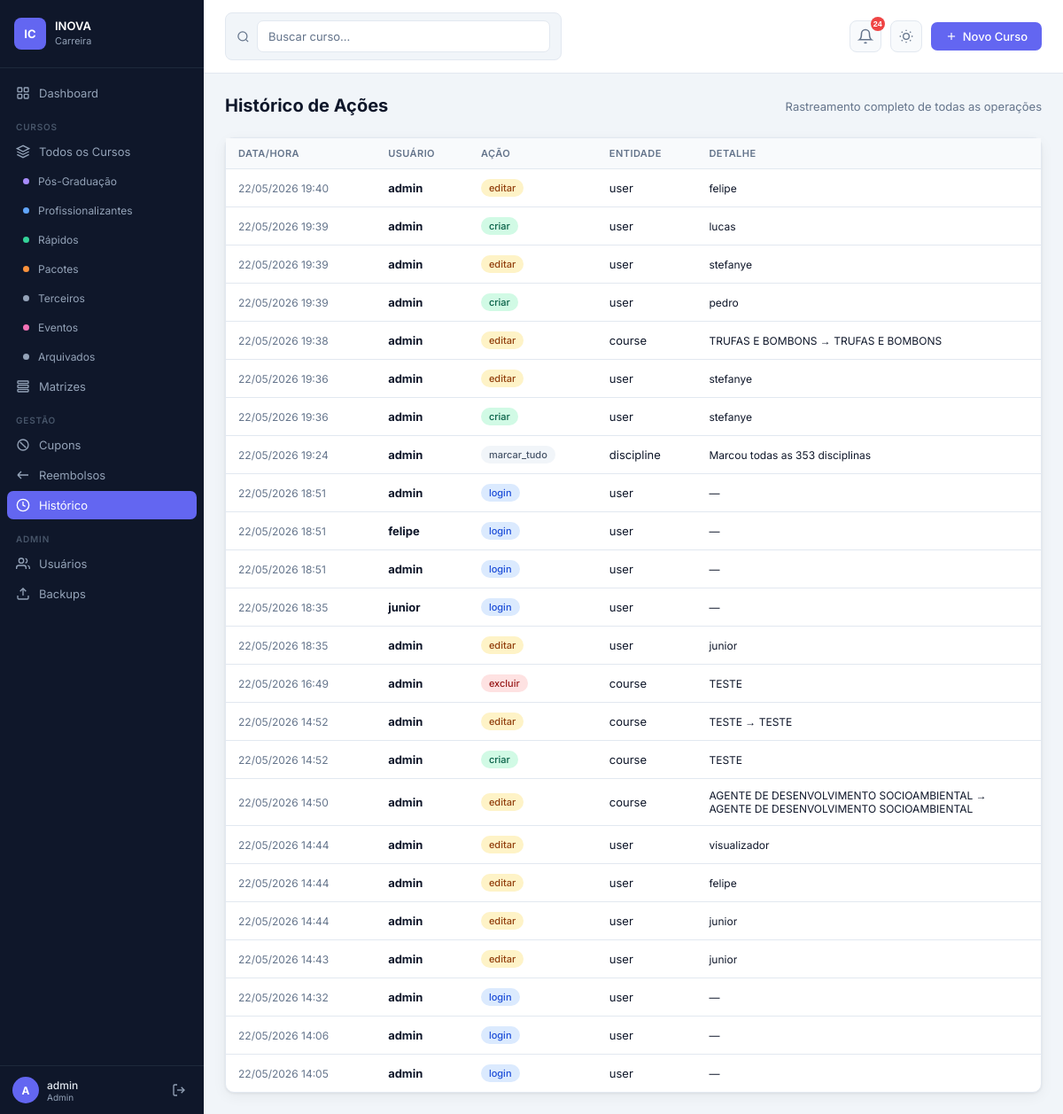
Before: /historico (signed in) with the older database file.
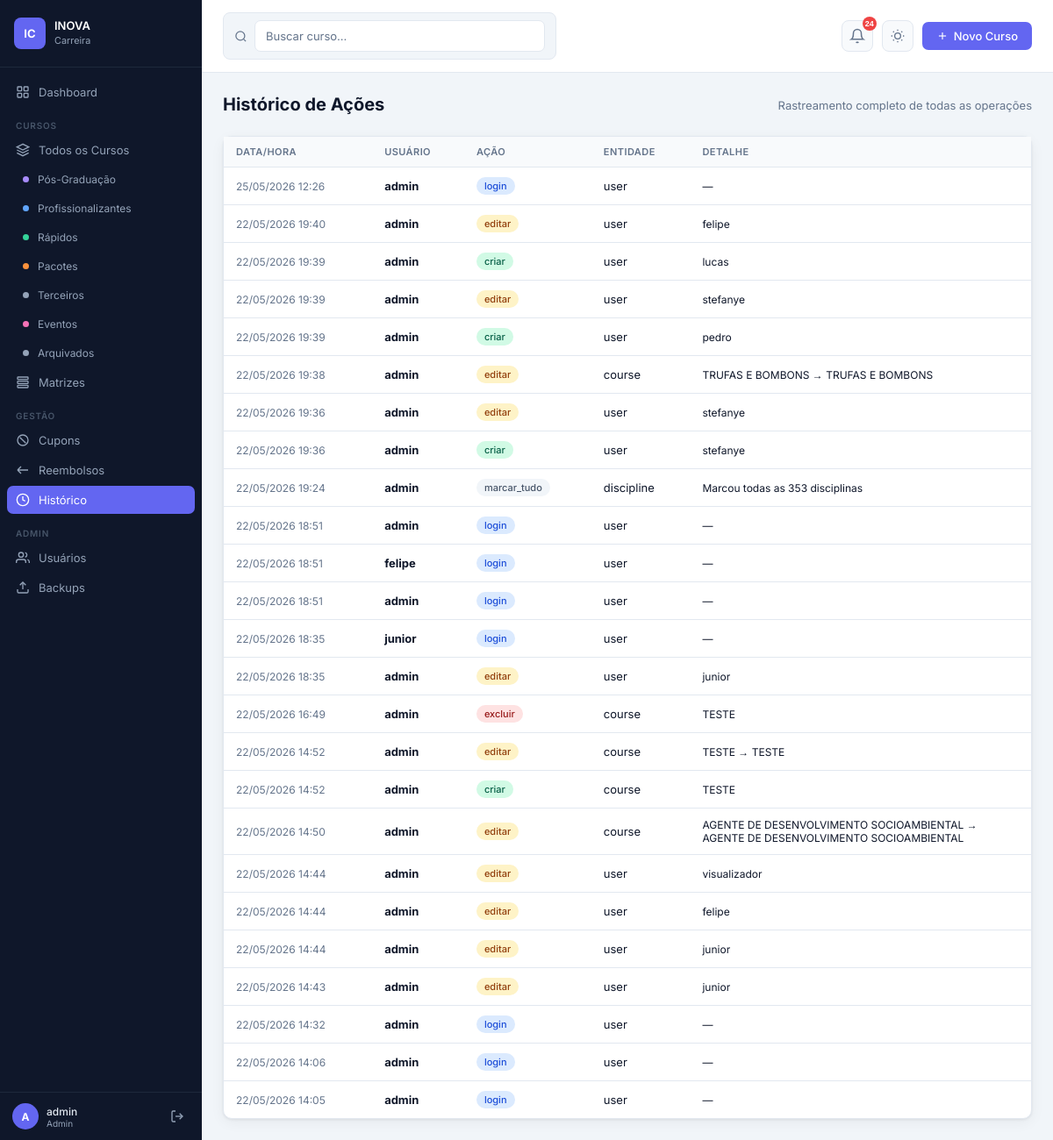
After: the same page with the newer database file.
### app.py (models this page shows)
class AuditLog(db.Model):
    id         = db.Column(db.Integer, primary_key=True)
    user_id    = db.Column(db.Integer, db.ForeignKey('user.id'))
    username   = db.Column(db.String(80))
    action     = db.Column(db.String(50))   # criar, editar, excluir, login
    entity     = db.Column(db.String(50))   # course, user, cupom
    entity_id  = db.Column(db.Integer)
    detail     = db.Column(db.Text)         # JSON do que mudou
    timestamp  = db.Column(db.DateTime, default=datetime.utcnow)

### app.py (the view)
@app.route('/historico')
@perm_check('can_view_historico')
def historico():
    page = request.args.get('page', 1, type=int)
    logs = AuditLog.query.order_by(AuditLog.timestamp.desc()).paginate(page=page, per_page=50)
    return render_template('historico.html', logs=logs)

### app.py (called while the page is built)
def perm_check(check_fn_name):
    def decorator(f):
        @wraps(f)
        def decorated(*args, **kwargs):
            if 'user_id' not in session:
                return redirect(url_for('login'))
            u = User.query.get(session['user_id'])
            if not u or not getattr(u, check_fn_name)():
                flash('Você não tem permissão para acessar esta seção.', 'danger')
                return redirect(url_for('dashboard'))
            return f(*args, **kwargs)
        return decorated
    return decorator

@app.context_processor
def inject_now():
    return {'now': datetime.now}

    def can_manage_cupons(self):
        if self.role == 'admin': return True
        if self._p().get('block_cupons'): return False
        return self.role == 'editor' or self._p().get('cupons_gerenciar', False)

    def can_manage_reembolsos(self):
        if self.role == 'admin': return True
        if self._p().get('block_reembolsos'): return False
        return self.role == 'editor' or self._p().get('reembolsos_gerenciar', False)

### templates/historico.html (shortened to what this page needs)
{% extends 'base.html' %}
{% block content %}
<div class="page">
  <div class="page-header">
    <div class="page-title">Histórico de Ações</div>
    <div class="page-subtitle">Rastreamento completo de todas as operações</div>
  </div>
  <div class="card">
    <div class="table-wrapper">
      <table>
        <thead><tr><th>Data/Hora</th><th>Usuário</th><th>Ação</th><th>Entidade</th><th>Detalhe</th></tr></thead>
        <tbody>
          {% for log in logs.items %}
          <tr>
            <td style="font-size:12px;color:var(--text-muted);white-space:nowrap">{{ log.timestamp.strftime('%d/%m/%Y %H:%M') }}</td>
            <td><strong>{{ log.username }}</strong></td>
            <td>
              {% if log.action == 'criar' %}<span class="badge badge-ativo">criar</span>
              {% elif log.action == 'editar' %}<span class="badge badge-em_edicao">editar</span>
              {% elif log.action in ['excluir','arquivar'] %}<span class="badge badge-descontinuado">{{ log.action }}</span>
              {% elif log.action == 'login' %}<span class="badge badge-profissionalizante">login</span>
              {% else %}<span class="badge badge-oculto">{{ log.action }}</span>
              {% endif %}
            </td>
            <td>{{ log.entity }}</td>
            <td style="font-size:12px;max-width:300px">{{ log.detail or '—' }}</td>
          </tr>
          {% else %}
          <tr><td colspan="5" style="text-align:center;color:var(--text-muted);padding:32px">Nenhum registro.</td></tr>
          {% endfor %}
        </tbody>
      </table>
    </div>
  </div>
</div>
{% endblock %}

Changed rows visible on the page:
added AuditLog: timestamp "25/05/2026 12:26", username "admin", action "login", entity "user", detail "—"
